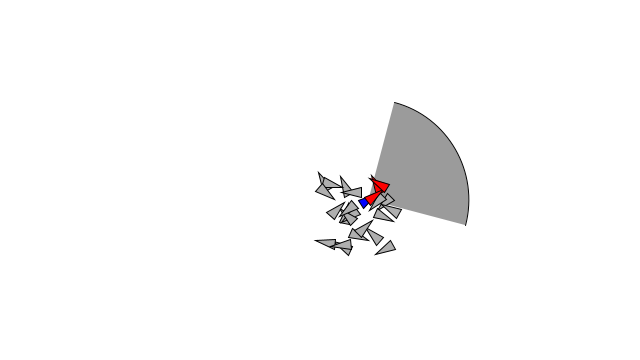
Frame 1 (no input)
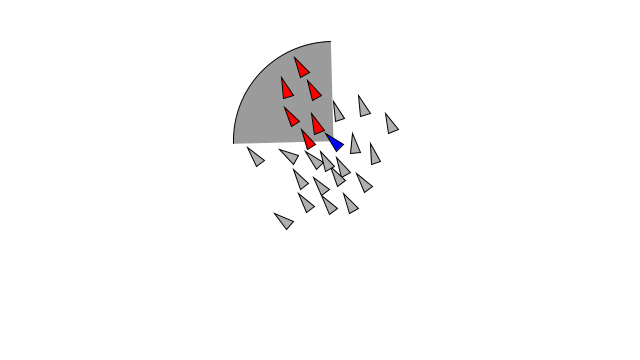
Frame 60 (the mouse pressed at the canvas centre just before this capture)
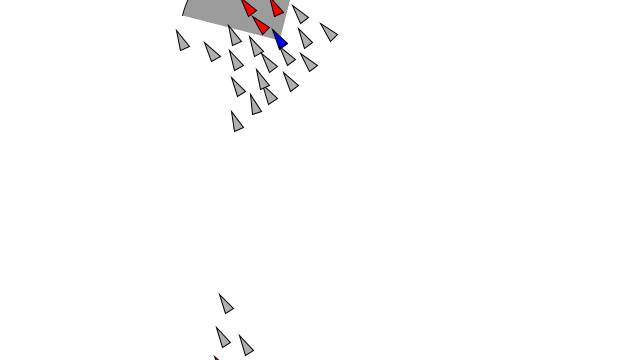
Frame 120 (the mouse held since frame 60 and released just before this capture)

The Processing sketch that drew these frames (run headless with seeded random() and noise(); from frame 60 on, the mouse is pressed at the canvas centre):

// Processing sketch: Exercise_6_17_View
// ── Exercise_6_17_View.pde
// The Nature of Code
// Daniel Shiffman
// http://natureofcode.com

// Exercise 6.17: Implement Flake's "View" rule

// This answer doesn't implement the rule, but rather demonstrates how a boid can 
// detect what is "in front" of it based on peripheral vision

Flock flock;

void setup() {
  size(640,360);
  flock = new Flock();
  // Add an initial set of boids into the system
  for (int i = 0; i < 25; i++) {
    Boid b = new Boid(width/2+random(0,75),height/2+random(0,75));
    flock.addBoid(b);
  }
}

void draw() {
  background(255);
  
  flock.run();
}

// Add a new boid into the System
void mouseDragged() {
  flock.addBoid(new Boid(mouseX,mouseY));
}

// ── Boid.pde
// Flocking
// Daniel Shiffman <http://www.shiffman.net>
// The Nature of Code, Spring 2009

// Boid class
// Methods for Separation, Cohesion, Alignment added

class Boid {

  PVector location;
  PVector velocity;
  PVector acceleration;
  float r;
  float maxforce;    // Maximum steering force
  float maxspeed;    // Maximum speed


    color col;
  Boid(float x, float y) {
    acceleration = new PVector(0, 0);
    velocity = new PVector(random(-1, 1), random(-1, 1));
    location = new PVector(x, y);
    r = 5.0;
    maxspeed = 3;
    maxforce = 0.05;

    col = color(175);
  }

  void run(ArrayList<Boid> boids) {
    //flock(boids);
    update();
    borders();
    render();
  }

  void applyForce(PVector force) {
    // We could add mass here if we want A = F / M
    acceleration.add(force);
  }

  // We accumulate a new acceleration each time based on three rules
  void flock(ArrayList<Boid> boids) {
    PVector sep = separate(boids);   // Separation
    PVector ali = align(boids);      // Alignment
    PVector coh = cohesion(boids);   // Cohesion

    // Not for every boid yet
    // PVector view = view(boids);      // view

    // Arbitrarily weight these forces
    sep.mult(1.5);
    ali.mult(1.0);
    coh.mult(1.0);

    // Not for every boid yet
    // view.mult(1.0);

    // Add the force vectors to acceleration
    applyForce(sep);
    applyForce(ali);
    applyForce(coh);

    // Not for every boid yet
    // applyForce(view);
  }

  // Method to update location
  void update() {
    // Update velocity
    velocity.add(acceleration);
    // Limit speed
    velocity.limit(maxspeed);
    location.add(velocity);
    // Reset accelertion to 0 each cycle
    acceleration.mult(0);
  }

  // A method that calculates and applies a steering force towards a target
  // STEER = DESIRED MINUS VELOCITY
  PVector seek(PVector target) {
    PVector desired = PVector.sub(target, location);  // A vector pointing from the location to the target
    // Normalize desired and scale to maximum speed
    desired.normalize();
    desired.mult(maxspeed);
    // Steering = Desired minus Velocity
    PVector steer = PVector.sub(desired, velocity);
    steer.limit(maxforce);  // Limit to maximum steering force
    return steer;
  }

  void render() {
    // Draw a triangle rotated in the direction of velocity
    float theta = velocity.heading() + radians(90);
    fill(col);
    stroke(0);
    pushMatrix();
    translate(location.x, location.y);
    rotate(theta);
    beginShape(TRIANGLES);
    vertex(0, -r*2);
    vertex(-r, r*2);
    vertex(r, r*2);
    endShape();
    popMatrix();
  }

  // Wraparound
  void borders() {
    if (location.x < -r) location.x = width+r;
    if (location.y < -r) location.y = height+r;
    if (location.x > width+r) location.x = -r;
    if (location.y > height+r) location.y = -r;
  }

  // Separation
  // Method checks for nearby boids and steers away
  PVector separate (ArrayList<Boid> boids) {
    float desiredseparation = 25.0f;
    PVector steer = new PVector(0, 0, 0);
    int count = 0;
    // For every boid in the system, check if it's too close
    for (Boid other : boids) {
      float d = PVector.dist(location, other.location);
      // If the distance is greater than 0 and less than an arbitrary amount (0 when you are yourself)
      if ((d > 0) && (d < desiredseparation)) {
        // Calculate vector pointing away from neighbor
        PVector diff = PVector.sub(location, other.location);
        diff.normalize();
        diff.div(d);        // Weight by distance
        steer.add(diff);
        count++;            // Keep track of how many
      }
    }
    // Average -- divide by how many
    if (count > 0) {
      steer.div((float)count);
    }

    // As long as the vector is greater than 0
    if (steer.mag() > 0) {
      // Implement Reynolds: Steering = Desired - Velocity
      steer.normalize();
      steer.mult(maxspeed);
      steer.sub(velocity);
      steer.limit(maxforce);
    }
    return steer;
  }

  // Alignment
  // For every nearby boid in the system, calculate the average velocity
  PVector align (ArrayList<Boid> boids) {
    float neighbordist = 50;
    PVector sum = new PVector(0, 0);
    int count = 0;
    for (Boid other : boids) {
      float d = PVector.dist(location, other.location);
      if ((d > 0) && (d < neighbordist)) {
        sum.add(other.velocity);
        count++;
      }
    }
    if (count > 0) {
      sum.div((float)count);
      sum.normalize();
      sum.mult(maxspeed);
      PVector steer = PVector.sub(sum, velocity);
      steer.limit(maxforce);
      return steer;
    } 
    else {
      return new PVector(0, 0);
    }
  }

  // Cohesion
  // For the average location (i.e. center) of all nearby boids, calculate steering vector towards that location
  PVector cohesion (ArrayList<Boid> boids) {
    float neighbordist = 50;
    PVector sum = new PVector(0, 0);   // Start with empty vector to accumulate all locations
    int count = 0;
    for (Boid other : boids) {
      float d = PVector.dist(location, other.location);
      if ((d > 0) && (d < neighbordist)) {
        sum.add(other.location); // Add location
        count++;
      }
    }
    if (count > 0) {
      sum.div(count);
      return seek(sum);  // Steer towards the location
    } 
    else {
      return new PVector(0, 0);
    }
  }

  // View
  // move laterally away from any boid that blocks the view
  // Right now we are just drawing the view and highlighting boids
  PVector view (ArrayList<Boid> boids) {

    // How far can it see?
    float sightDistance = 100;
    float periphery = PI/4;

    for (Boid other : boids) {
      // A vector that points to another boid and that angle
      PVector comparison = PVector.sub(other.location, location);

      // How far is it
      float d = PVector.dist(location, other.location);

      // What is the angle between the other boid and this one's current direction
      float diff = PVector.angleBetween(comparison, velocity);

      // If it's within the periphery and close enough to see it
      if (diff < periphery && d > 0 && d < sightDistance) {
        // Just change its color
        other.highlight();
      }
    }


    // Debug Drawing
    float currentHeading = velocity.heading();
    pushMatrix();
    translate(location.x, location.y);
    rotate(currentHeading);
    fill(0, 100);
    arc(0, 0, sightDistance*2, sightDistance*2, -periphery, periphery);
    popMatrix();

    return new PVector();
  }

  void highlight() {
    col = color(255, 0, 0);
  }
}


// ── Flock.pde
// Flocking
// Daniel Shiffman <http://www.shiffman.net>
// The Nature of Code, Spring 2011

// Flock class
// Does very little, simply manages the ArrayList of all the boids

class Flock {
  ArrayList<Boid> boids; // An ArrayList for all the boids

    Flock() {
    boids = new ArrayList<Boid>(); // Initialize the ArrayList
  }

  void run() {
    for (Boid b : boids) {
      b.col = color(175);
    }    

    Boid b1 = boids.get(0);
    b1.col = color(0, 0, 255);
    b1.view(boids);

    for (Boid b : boids) {
      b.flock(boids);  // Passing the entire list of boids to each boid individually
    }

    for (Boid b : boids) {
      b.run(boids);  // Passing the entire list of boids to each boid individually
    }
  }

  void addBoid(Boid b) {
    boids.add(b);
  }
}
